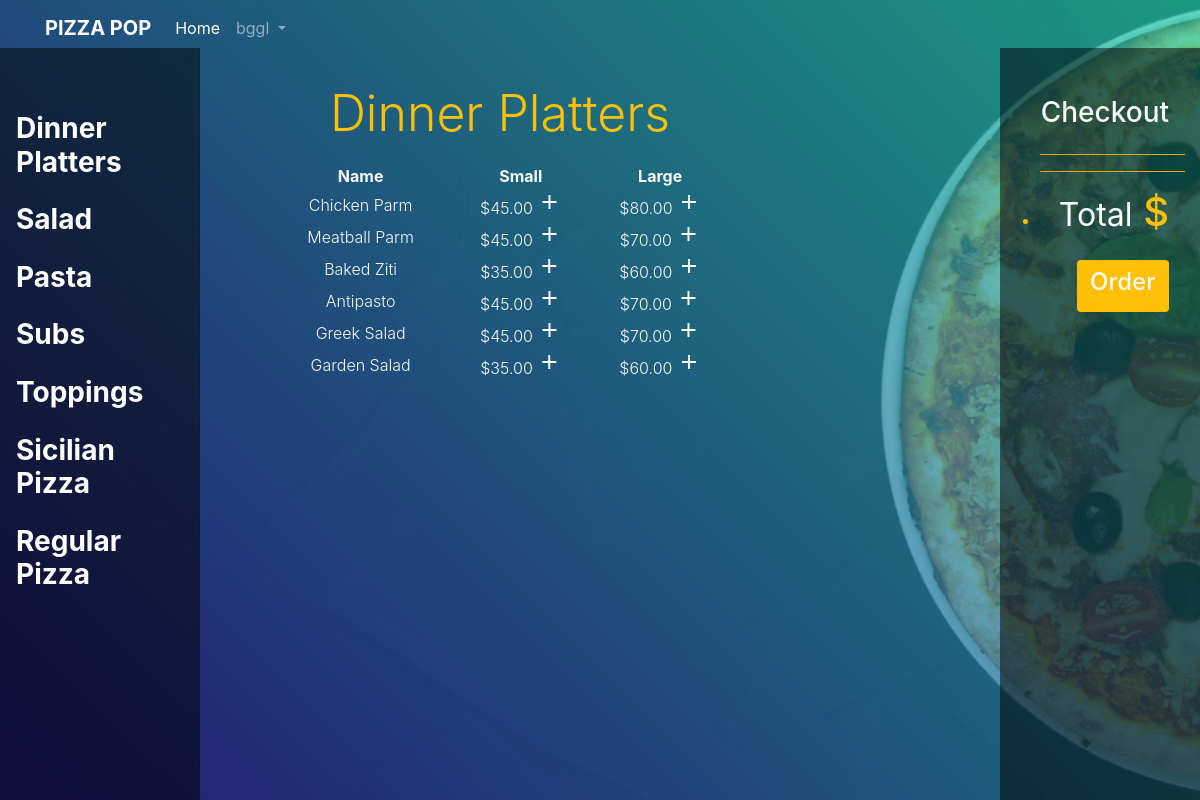
/menu/Dinner Platters (signed in), run on the app's committed database.
### orders/models.py (models this page shows, shortened)
class Category(models.Model):
    name=models.CharField(max_length=64)
    def __str__(self):
        return f"{self.name}"

class dinner_platter(models.Model):
    name=models.CharField(max_length=64)
    small=models.DecimalField(max_digits=4, decimal_places=2)
    large=models.DecimalField(max_digits=4, decimal_places=2)

### orders/views.py (the view)
# urls.py: path("menu/<str:category>", views.menu, name="menu"),
def menu(request, category):
    menu, columns=findTable(category)
    order_number=User_order.objects.get(user=request.user, status="On course").order_number
    context={
        "user": request.user,
        "Checkout": order_cart.objects.filter(user=request.user, number=order_number),
        "Checkout_category": order_cart.objects.filter(user=request.user, number=order_number).values_list("category").distinct(),
        "Total": list(order_cart.objects.filter(user=request.user,number=order_number).aggregate(Sum('price')).values())[0],
        "Category": Category.objects.all(),
        "Active_category": category,
        "Menu": menu,
        "Columns": columns,
        "Topping_price": 0.00,
        "Order_number": order_number
    }
    return render(request, "orders/menu.html", context)

### orders/views.py (called while the page is built)
def findTable(category):
    if category=="Regular Pizza":
        menu=regular.objects.all()
        columns=3
    elif category=="Sicilian Pizza":
        menu=sicilian.objects.all()
        columns=3
    elif category=="Toppings":
        menu=toppings.objects.all()
        columns=1
    elif category=="Subs":
        menu=subs.objects.all()
        columns=3
    elif category=="Pasta":
        menu=pasta.objects.all()
        columns=2
    elif category=="Salad":
        menu=salad.objects.all()
        columns=2
    elif category=="Dinner Platters":
        menu=dinner_platter.objects.all()
        columns=3
    return menu, columns

### orders/templates/orders/menu.html (shortened to what this page needs)
{% extends "orders/base.html" %}
{% block body%}
    <div class="p-3">
        <table class="font-weight-light table-small w-50 mx-auto text-center">
            <caption class="text-warning" style="caption-side:top;font-size: 50px;text-align: center">{{Active_category}}</caption>
            {% if Columns == 3 %}
                <thead class="thead-light">
                    <tr >
                        <th>Name</th>
                        <th>Small</th>
                        <th>Large</th>
                    </tr>
                </thead>
                <tbody>
                    {% for row in Menu %}
                        <tr>
                            {% load static %}
                                <td>{{row.name}}</td>
                            {% if row.small == None %}
                                <td></td>
                            {% else %}
                                <td>${{row.small}}&nbsp;<a href="{% url 'add' Active_category row.name row.small %}"><i class="material-icons md-light">add</i></a></td>
                            {% endif %}
                            <td>${{row.large}}&nbsp;<a href="{% url 'add' Active_category row.name row.large %}"><i class="material-icons md-light">add</i></a></td>
                        </tr>
                    {% endfor %}
                </tbody>
            {% endif %}
        </table>
    </div>
{% endblock %}

### orders/templates/orders/base.html (shortened to what this page needs)
{% load static %}
<!DOCTYPE html>
<html lang="en">
<head>
	<link rel="stylesheet" href="https://stackpath.bootstrapcdn.com/bootstrap/4.4.1/css/bootstrap.min.css">
	<link rel="stylesheet" href="{% static 'orders/style.css' %}">
</head>
<body>
	<nav class="navbar navbar-expand-lg navbar-dark fixed-top scrolling-navbar">
		<div class="container">
			<a class="navbar-brand" href="#">
				<strong>PIZZA POP</strong>
			</a>
			<div class="collapse navbar-collapse" id="navbarSupportedContent-7">
				<ul class="navbar-nav mr-auto">
					<li class="nav-item active">
						<a href="{% url 'index' %}" class="nav-link">Home
						</a>
					</li>
					{% if Category %}
						<li class="nav-item dropdown">
							<a class="nav-link dropdown-toggle" href="#" id="navbarDropdown" role="button" data-toggle="dropdown" aria-haspopup="true" aria-expanded="false">
								{{ user.username }}
							</a>
						</li>
					{% endif %}
				</ul>
			</div>
		</div>
	</nav>
	<div class="view">
		<div class="mask rgba-gradient d-flex justify-content-center align-items-center">
			<div class="container-fluid">
				<div id="window" class="row">
					{% if Category %}
						<nav id="sidebar" class="col-md-2 d-none d-md-block bg-light sidebar mt-5">
							<div class="sidebar-sticky">
								<ul class="nav flex-column">
									<li class="nav-item">
										{% for category in Category %}
											<h3><a id="sidemenu" href="{% url 'menu' category %}" class="nav-link font-weight-bold">{{ category }}</a>
											</h3>
										{% endfor %}
									</li>
								</ul>
							</div>
						</nav>
					{% endif %}
					<main role="main" class="col-md-6 ml-sm-auto col-lg-10 px-4 pt-5 text-light">
						{% block body %}
						{% endblock %}
					</main>
					<div id="checkout" class="col-md-4 ml-sm-auto col-lg-2 list-group text-right mt-5 pt-5">
						{% if Category %}
							<h3 class="text-right text-light pr-3">Checkout</h3>
							<ul>
								<hr class="bg-warning">
								<hr class="bg-warning">
								<li class="text-warning text-right pr-3">
									<h1>
										<small class="text-white">Total</small> ${{ Total|floatformat:2 }}
									</h1>
								</li>
							</ul>
							<a id="place_order" href="{% url 'my_orders' Order_number %}">
								<div class="bg-warning w-50 rounded p-2 ml-auto mr-3 text-center text-white">
									<h4 class="text-light">Order</h4>
								</div>
							</a>
						{% endif %}
					</div>
				</div>
			</div>
		</div>
	</div>
</body>
</html>

### orders/static/orders/style.css (style rules this page uses)
html, body, header, .view { height: 100%; }
.view { background-image: url('pizza-4952508.jpg'); background-repeat: no-repeat; background-size: cover; background-position: center center; background-attachment: fixed; }
#window { height:100%; }
.navbar:not(.top-nav-collapse) { background: transparent !important; }
.rgba-gradient { background: -moz-linear-gradient(45deg, rgba(42, 27, 161, 0.7), rgba(29, 210, 177, 0.7) 100%); background: -webkit-linear-gradient(45deg, rgba(42, 27, 161, 0.7), rgba(29, 210, 177, 0.7) 100%); background: -webkit-gradient(linear, 45deg, from(rgba(42, 27, 161, 0.7)), to(rgba(29, 210, 177, 0.7))); background: -o-linear-gradient(45deg, rgba(42, 27, 161, 0.7), rgba(29, 210, 177, 0.7) 100%); background: linear-gradient(to 45deg, rgba(42, 27, 161, 0.7), rgba(29, 210, 177, 0.7) 100%); }
.material-icons.md-light { color: rgba(255, 255, 255, 1); }
.material-icons { font-family: 'Material Icons'; font-weight: normal; font-style: normal; font-size: 24px; display: inline-block; line-height: 1; text-transform: none; letter-spacing: normal; word-wrap: normal; white-space: nowrap; direction: ltr; -webkit-font-smoothing: antialiased; text-rendering: optimizeLegibility; -moz-osx-font-smoothing: grayscale; font-feature-settings: 'liga'; }
#sidebar { background-color: rgba(0, 0, 0, 0.5) !important; }
#sidemenu { color: white !important; }
#checkout { background-color: rgba(0, 0, 0, 0.5) !important; }
.sidebar { position: fixed; top: 0; bottom: 0; left: 0; z-index: 100; padding: 48px 0 0; box-shadow: inset -1px 0 0 rgba(0, 0, 0, .1); }
.sidebar-sticky { position: -webkit-sticky; position: sticky; }
.sidebar-sticky { position: relative; top: 0; height: calc(100vh - 48px); padding-top: .5rem; overflow-x: hidden; overflow-y: auto; }
@media (min-width: 768px) { .d-md-block { display: block!important; } }

### data on the page
Category: name "Dinner Platters"
Category: name "Salad"
Category: name "Pasta"
Category: name "Subs"
Category: name "Toppings"
Category: name "Sicilian Pizza"
Category: name "Regular Pizza"
dinner_platter: name "Chicken Parm", small "45.00", large "80.00"
dinner_platter: name "Meatball Parm", small "45.00", large "70.00"
dinner_platter: name "Baked Ziti", small "35.00", large "60.00"
dinner_platter: name "Antipasto", small "45.00", large "70.00"
dinner_platter: name "Greek Salad", small "45.00", large "70.00"
dinner_platter: name "Garden Salad", small "35.00", large "60.00"

### other printed values
{{ user.username }} "bggl"
{{ Active_category }} "Dinner Platters"
